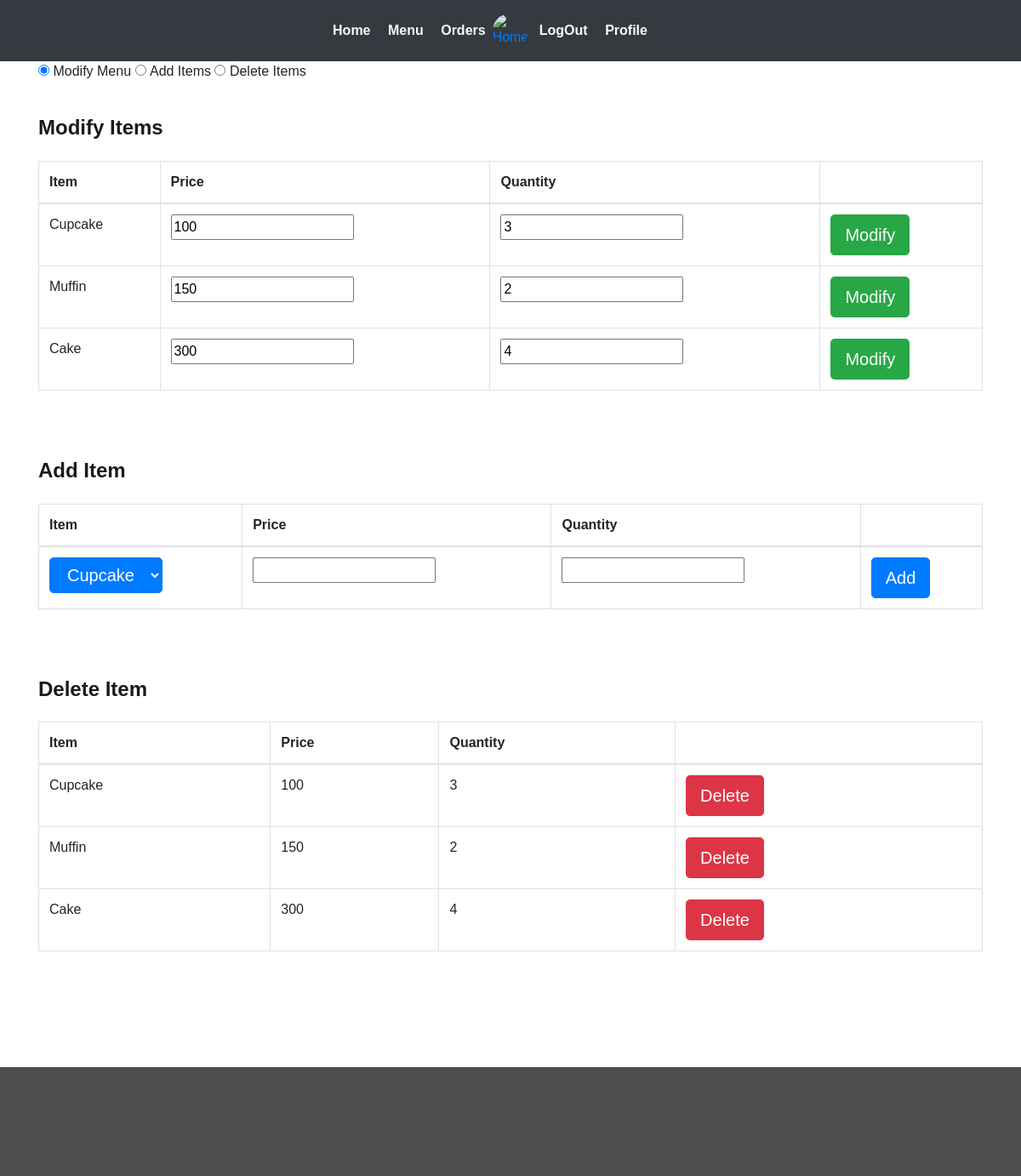
The page /restaurant/menu/ (signed in) on the database its author committed.
### webapp/models.py (models this page shows)
class Item(models.Model):
	id 			= models.AutoField(primary_key=True)
	fname 		= models.CharField(max_length=30,blank=False)
	category 	= models.CharField(max_length=50,blank=False)
	def __str__(self):
		return self.fname

### webapp/views.py (the view, shortened to what this page needs)
# urls.py: path('restaurant/menu/',views.menuManipulation,name='mmenu'),
@login_required(login_url='/login/restaurant/')
def menuManipulation(request):
	if not request.user.is_authenticated:
		return redirect("rlogin")
	rest=Restaurant.objects.filter(id=request.user.restaurant.id);
	rest=rest[0]
	menuitems=Menu.objects.filter(r_id=rest)
	menu=[]
	for x in menuitems:
		cmenu=[]
		cmenu.append(x.item_id)
		cmenu.append(x.price)
		cmenu.append(x.quantity)
		cmenu.append(x.id)
		menu.append(cmenu)
	menuitems = Item.objects.all()
	items = []
	for y in menuitems:
		citem = []
		citem.append(y.id)
		citem.append(y.fname)
		items.append(citem)
	context={
		"menu":menu,
		"items":items,
		"username":request.user.username,
	}
	return render(request,'webapp/menu_modify.html',context)

### webapp/templates/webapp/menu_modify.html (shortened to what this page needs)
{% extends 'webapp/base2.html'%}
{% block body %}
	<div class="container">
		<input id="tab1" type="radio" name="tabs" checked>
  	<label for="tab1">Modify Menu</label>
  	<input id="tab2" type="radio" name="tabs">
  	<label for="tab2">Add Items</label>
	<input id="tab3" type="radio" name="tabs">
  	<label for="tab3">Delete Items</label>
	<section id="content1">
		<div class="order-top" style="border:0">
			<p>
				<h4>Modify Items</h4>
				<table class="table table-hover table-bordered">
					<thead>
						<th>Item</th>
						<th>Price</th>
						<th>Quantity</th>
						<th></th>
					</thead>
				{% for x in menu %}
					<tr>
						<form action="" method="POST">{% csrf_token %}
							<td>{{x.0}}</td>
							<td><input type="number" value="{{x.1}}" name="price"/></td>
							<td><input type="number" value="{{x.2}}" name="quantity"/></td>
							<td>
								<input type="submit" value="Modify" name="submit" class="btn btn-success btn-lg" />
							</td>
						</form>
					</tr>
				{% endfor %}
				</table>
			</p>
		</div>
	</section>
	<section id="content2">
		<div class="order-top" style="border:0">
			<p>
				<h4>Add Item</h4>
				<table class="table table-hover table-bordered">
					<thead>
						<th>Item</th>
						<th>Price</th>
						<th>Quantity</th>
						<th></th>
					</thead>
					<tr>
						<form action="" method="POST">{% csrf_token %}
						<td>
							<select name="item" class="btn btn-primary btn-lg">
							{% for x in items %}
								<option value="{{x.0}}">{{x.1}}</option>
							{% endfor %}
							</select>
						</td>
						<td><input type="number" value="" name="price"/></td>
						<td><input type="number" value="" name="quantity"/>
						</td>
						<td>
							<input type="submit" value="Add" name="submit" class="btn  btn-primary btn-lg">
						</td>
						</form>
					</tr>
				</table>
			</p>
		</div>
	</section>
	<section id="content3">
		<div class="order-top" style="border:0">
			<p>
				<h4>Delete Item</h4>
				<table class="table table-hover table-bordered">
					<thead>
						<th>Item</th>
						<th>Price</th>
						<th>Quantity</th>
						<th></th>
					</thead>
				{% for x in menu %}
					<tr>
					<td>{{x.0}}</td>
					<td>{{x.1}}</td>
					<td>{{x.2}}</td>
					<td>
						<form action="" method="POST">{% csrf_token %}
							<input type="submit" value="Delete" name="submit" class="btn btn-danger btn-lg">
						</form>
					</td>
					</tr>
				{% endfor %}
				</table>
			</p>
		</div>
	</section>
	</div>
{% endblock %}

### webapp/static/webapp/css/style.css (style rules this page uses)
body { padding:0; margin:0; font-family: 'Source Sans Pro', sans-serif; }
input[type="button"],input[type="submit"] { transition:0.5s all; -webkit-transition:0.5s all; -moz-transition:0.5s all; -o-transition:0.5s all; -ms-transition:0.5s all; }
h1,h2,h3,h4,h5,h6 { margin:0; }
p { margin:0; }
label { margin:0; }
.order-top h4 { color: #1A1A1A; font-size: 1.5em; font-weight: 600; margin-bottom: 1em; }
.order-top p { color: #6b6969; font-size: 1em; font-weight: 400; line-height: 1.8em; margin: 1em 0; }
.order-top { padding: 1.5em 0; border-bottom: 1px dotted #5fa022; }

### rows shown on the page
Item: fname "Cupcake", price "100", quantity "3", item "Cupcake", x "100", x "3"
Item: fname "Muffin", price "150", quantity "2", x "150", id "2"
Item: fname "Cake", price "300", quantity "4", x "300", x "4"
